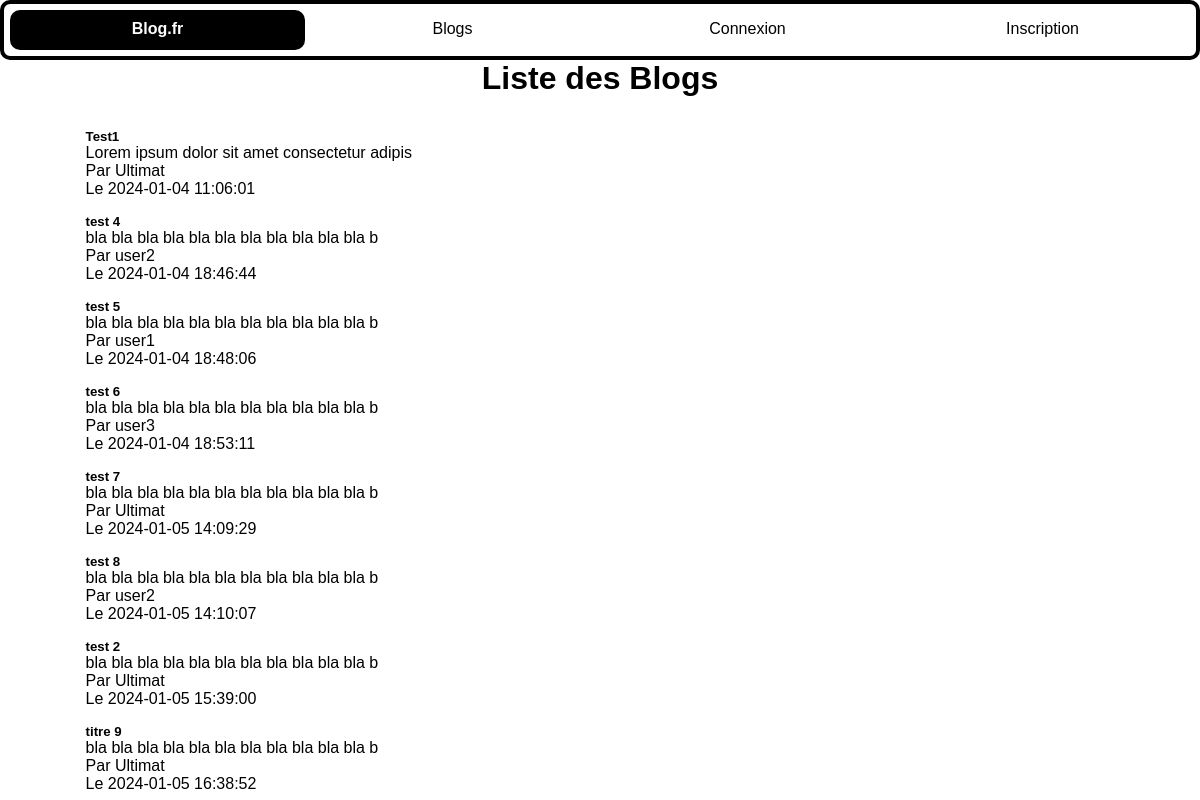
/blogs.php, run on the app's committed database.
### tables this page shows
CREATE TABLE IF NOT EXISTS `blogs` (
  `blog_id` int NOT NULL AUTO_INCREMENT,
  `blog_title` varchar(250) NOT NULL,
  `blog_content` text NOT NULL,
  `blog_state` enum('Brouillon','Prêt','Publié') NOT NULL,
  `blog_user_pseudo` varchar(250) NOT NULL,
  `blog_create_date` datetime NOT NULL DEFAULT CURRENT_TIMESTAMP,
  PRIMARY KEY (`blog_id`),
  UNIQUE KEY `blog_title` (`blog_title`)
);

### services/getBlogsFromBdd.php (called while the page is built)
<?php
try {
    $request = $db->prepare('SELECT * FROM blogs');
    $request->execute([]);
    $blogs = $request->fetchAll();
} catch (Exception $e) {
    $msgError = "La liste de blogs n'a pas pu être récupérée";
    $boxButtonParam = "index.php";
    $altBoxButtonParam = "retour";
    $boxButtonDisplayValue = "Retour";
}

### components/card.php (the view, shortened to what this page needs)
<div class="">
  <div class="">
    <h5 class="">
      <?= $blog["blog_title"] ?>
    </h5>
    <p class="">
      <?= substr($blog["blog_content"], 0, 45) ?>
    </p>
    <p class="">
      Par <?= $blog["blog_user_pseudo"] ?>
    </p>
    <p class="">Le <?= $blog['blog_create_date'] ?></p>
  </div>
</div>

### blogs.php
<?php
include 'components/header.php';
include 'services/getBlogsFromBdd.php';
?>
<main class="blogs">
  <h1>Liste des Blogs</h1>
    <div>
      <?php foreach ($blogs as $key => $blog) {
        include 'components/card.php';
      } ?>
    </div>
</main>
<?php
include 'components/footer.php';
?>

### style.css (style rules this page uses)
* { margin: 0px; padding: 0px; font-family: Arial, Helvetica, sans-serif; }
.blogs { display: flex; flex-direction: column; align-items: center; }
.blogs div { width: 95%; margin: 2vh auto 0; }

### data on the page
blogs: blog_title "Test1", blog_content "Lorem ipsum dolor sit amet consectetur adipis", blog_user_pseudo "Ultimat", blog_create_date "2024-01-04 11:06:01"
blogs: blog_title "test 4", blog_content "bla bla bla bla bla bla bla bla bla bla bla b", blog_user_pseudo "user2", blog_create_date "2024-01-04 18:46:44"
blogs: blog_title "test 5", blog_content "bla bla bla bla bla bla bla bla bla bla bla b", blog_user_pseudo "user1", blog_create_date "2024-01-04 18:48:06"
blogs: blog_title "test 6", blog_content "bla bla bla bla bla bla bla bla bla bla bla b", blog_user_pseudo "user3", blog_create_date "2024-01-04 18:53:11"
blogs: blog_title "test 7", blog_content "bla bla bla bla bla bla bla bla bla bla bla b", blog_user_pseudo "Ultimat", blog_create_date "2024-01-05 14:09:29"
blogs: blog_title "test 8", blog_content "bla bla bla bla bla bla bla bla bla bla bla b", blog_user_pseudo "user2", blog_create_date "2024-01-05 14:10:07"
blogs: blog_title "test 2", blog_content "bla bla bla bla bla bla bla bla bla bla bla b", blog_user_pseudo "Ultimat", blog_create_date "2024-01-05 15:39:00"
blogs: blog_title "titre 9", blog_content "bla bla bla bla bla bla bla bla bla bla bla b", blog_user_pseudo "Ultimat", blog_create_date "2024-01-05 16:38:52"
